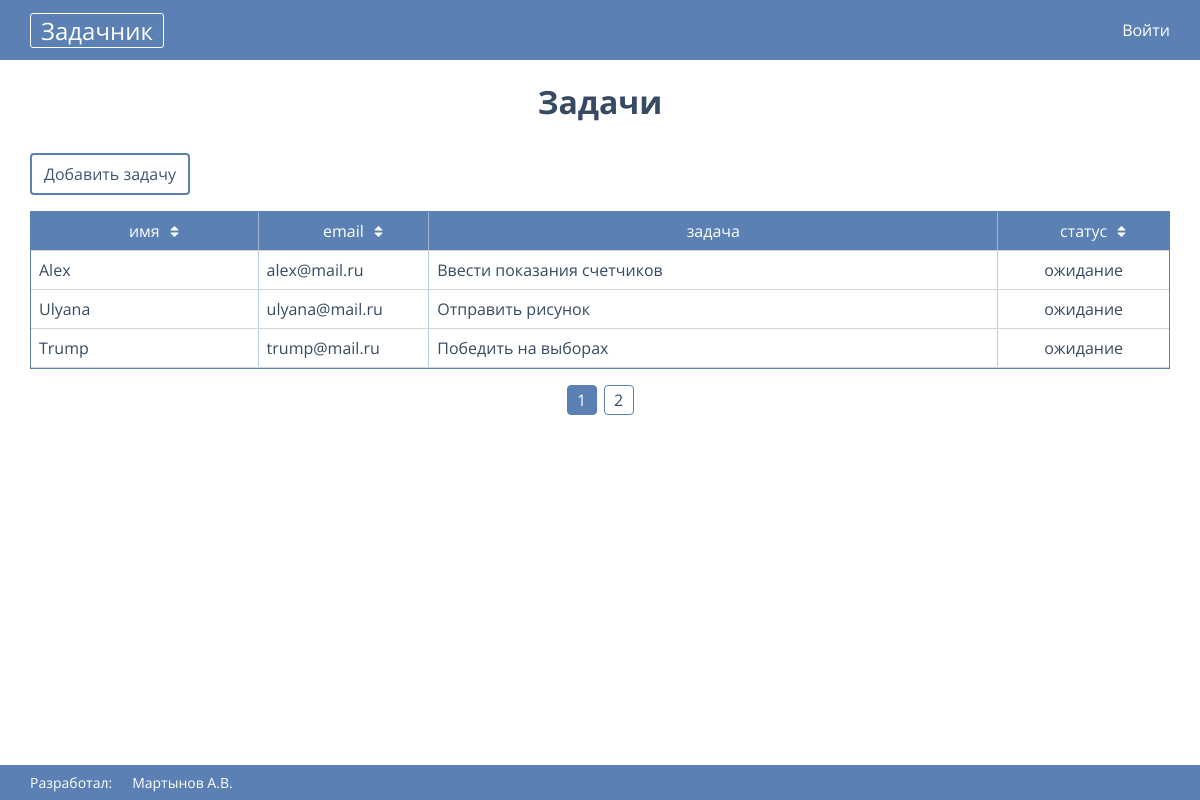
The page / on the database its author committed.
### tables this page shows
CREATE TABLE tasks 
( 
    `id` int(11) not null primary key auto_increment, 
    `full_name` varchar(255) not null, 
    `email` varchar(255) not null, 
    `task` varchar(255) not null,
    `status` boolean default(0) not null,
    `created_at` varchar(25)
);

### controllers/TaskController.php (called while the page is built, shortened)
<?php
class TaskController extends Controller
{
    private $pageTpl = "/views/pages/main.tpl.php";
    private $tasksPerPage = 3;
    public function __construct() {
        $this->model = new TaskModel();
        $this->view = new View();
        $this->utils = new Utils();
    }
    public function index()
    {
        $allTasks = $this->model->getCountTasks();
        $totalPages = ceil($allTasks / $this->tasksPerPage);
        $this->makeTaskPager($allTasks, $totalPages);
        $pagination = $this->utils->drawPager($allTasks, $this->tasksPerPage);
        $this->pageData['pagination'] = $pagination;
        $this->pageData['title'] = "Задачи";
        $this->view->render($this->pageTpl, $this->pageData);
    }
    public function makeTaskPager($allTasks, $totalPages)
    {
        if (!isset($_GET['page']) || intval($_GET['page']) == 0 || intval($_GET['page']) == 1 || intval($_GET['page']) < 0) {
            $leftLimit = 0;
            $rightLimit = $this->tasksPerPage;
        } elseif (intval($_GET['page']) > $totalPages || intval($_GET['page']) == $totalPages) {
            $pageNumber = $totalPages;
            $leftLimit = $this->tasksPerPage * ($pageNumber - 1);
            $rightLimit = $allTasks;
        } else {
            $pageNumber = intval($_GET['page']);
            $leftLimit = $this->tasksPerPage * ($pageNumber - 1);
            $rightLimit = $this->tasksPerPage;
        }
        if (isset($_GET['orderby']) && $this->checkGetParamToSort($_GET['orderby'])) {
            $orderBy = $_GET['orderby'];
        } else {
            $orderBy = 'created_at';
        }
        $sortDirect = $_SESSION['boolean'] ? 'DESC' : 'ASC';
        $this->pageData['tasksOnPage'] = $this->model->getLimitTasks($leftLimit, $rightLimit, $orderBy, $sortDirect);
    }
}

### config/router.php (called while the page is built, shortened)
<?php
class Routing {
    public static function buildRoute() {
        $action = "index";
        $controller = new $controllerName();
        $controller->$action();
    }
}

### config/app.php (called while the page is built, shortened)
<?php
require_once("db.php");
require_once("router.php");
require_once UTILS . 'Utils.php';
require_once MODEL_PATH . 'Model.php';
Routing::buildRoute();

### index.php (called while the page is built)
<?php
require_once("config/app.php");

### models/Model.php (called while the page is built, shortened)
<?php
class Model
{
    public function __construct() {
        $this->db = DB::connToDB();
    }
}

### config/db.php (called while the page is built, shortened)
<?php
class DB {
    public static function connToDB() {
        $host = self::HOST;
        $user = self::USER;
        $pass = self::PASS;
        $db = self::DB;
        $connection = new PDO("mysql:dbname=$db;host=$host;charset=UTF8", $user, $pass);
        return $connection;
    }
}

### models/TaskModel.php (called while the page is built, shortened)
<?php
class TaskModel extends Model
{
    public function getCountTasks()
    {
        $sql = "SELECT COUNT(*) FROM tasks";
        $stmt = $this->db->prepare($sql);
        $stmt->execute();
        return $stmt->fetchColumn();
    }
    public function getLimitTasks($leftLimit, $rightLimit, $orderBy, $sortDirect)
    {
        $sql = "SELECT * FROM tasks ORDER BY " .$orderBy. " " .$sortDirect. " LIMIT :leftLimit, :rightLimit";
        $stmt = $this->db->prepare($sql);
        $stmt->bindValue(":leftLimit", $leftLimit, PDO::PARAM_INT);
        $stmt->bindValue(":rightLimit", $rightLimit, PDO::PARAM_INT);
        $stmt->execute();
        $result = array();
        while($row = $stmt->fetch(PDO::FETCH_ASSOC)) {
            $result[$row['id']] = $row;
        }
        return $result;
    }
}

### views/View.php (called while the page is built)
<?php
class View {
    public function render($tpl, $pageData) {
        require_once "components/header.tpl.php";
        include ROOT. $tpl;
        require_once "components/footer.tpl.php";
    }
}

### views/components/table-row.tpl.php (the view, shortened to what this page needs)
<div class="row">
    <div class="column col-1">
        <?= $task['full_name'] ?>
    </div>
    <div class="column col-2">
        <?= $task['email'] ?>
    </div>
    <div class="column col-3">
        <?= $task['task'] ?>
    </div>
    <div class="column <?= isset($_SESSION['auth']) && $_SESSION['auth']['is_admin'] ? 'col-4' : 'col-4-5' ?>">
        <span class="<?= $task['status'] == 1 ? 'task-is-done' : '' ?>">
            <?= $task['status'] == 1 ? 'выполнено' : 'ожидание' ?>
        </span>
    </div>
</div>

### utils/Utils.php
<?php
class Utils
{
    public function drawPager($totalItems, $perPage)
    {
        $pages = ceil($totalItems / $perPage);
        if (!isset($_GET['page']) || intval($_GET['page']) == 0) {
            $currentPage = 1;
        } else if (intval($_GET['page']) > $totalItems) {
            $currentPage = $pages;
        } else {
            $currentPage = intval($_GET['page']);
        }
        $orderBy = isset($_GET['orderby']) ? $_GET['orderby'] : 'created_at';
        $pager = '<nav class="pagination">';
        for ($i=1; $i<=$pages; $i++) {
            $pager .= '<a ' . ($currentPage == $i ? 'class="active"' : '') . ' href="/task?orderby=' . $orderBy . '&page=' . $i . '">' . $i . '</a>';
        }
        $pager .= '</nav>';
        return $pages > 1 ? $pager : '';
    }
}

### views/components/header.tpl.php (shortened to what this page needs)
<!DOCTYPE html>
<html lang="en">
<head>
    <link rel="stylesheet" href="/css/app.min.css">
</head>
<body>
    <div class="container">
        <?php require_once "top-panel.tpl.php"; ?>

### views/components/top-panel.tpl.php
<header class="top-panel">
    <div class="top-panel__logo">
        <a href="/">Задачник</a>
    </div>
    <nav class="top-panel__nav">
        <?php if(isset($_SESSION['auth'])) : ?>
            <a href="/user/profile"><?= $_SESSION['auth']['full_name'] ?></a>
            <a href="/user/logout"><u>Выйти</u></a>
        <?php else: ?>
            <a href="/user/login">Войти</a>
        <?php endif; ?>
    </nav>
</header>

### views/pages/main.tpl.php (shortened to what this page needs)
<?php
    $page = isset($_GET['page']) ? $_GET['page'] : 1;
    $sortDirect = isset($_SESSION['boolean']) ? $_SESSION['boolean'] : true;
    $sortDirect = !$sortDirect ? 'sort-asc' : 'sort-desc';
    $orderBy = isset($_GET['orderby']) ? $_GET['orderby'] : 'created_at';
    $orderByName = $orderBy == 'full_name' ? 'is-sorted': '';
    $orderByEmail = $orderBy == 'email' ? 'is-sorted': '';
    $orderByStatus = $orderBy == 'status' ? 'is-sorted': '';
?>
<main class="page">
    <h1>Задачи</h1>
    <div class="btn-block mb-16 flex-end">
        <a href="/task/create" class="btn btn-blue">Добавить задачу</a>
    </div>
    <div class="table">
        <div class="table-header row">
            <div class="column col-1">
                <a
                    class="sort-link <?= $sortDirect ?> <?= $orderByName ?>"
                    href="/task?orderby=full_name&page=<?= $page ?>"
                >
                    имя
                </a>
            </div>
            <div class="column col-2">
                <a
                    class="sort-link <?= $sortDirect ?> <?= $orderByEmail ?>"
                    href="/task?orderby=email&page=<?= $page ?>"
                >
                    email
                </a>
            </div>
            <div class="column col-3">
                задача
            </div>
            <div class="column <?= isset($_SESSION['auth']) && $_SESSION['auth']['is_admin'] ? 'col-4' : 'col-4-5' ?>">
                <a
                    class="sort-link <?= $sortDirect ?> <?= $orderByStatus ?>"
                    href="/task?orderby=status&page=<?= $page ?>"
                >
                    статус
                </a>
            </div>
        </div>
        <div class="table-body">
            <?php foreach($pageData['tasksOnPage'] as $task) : ?>
                <?php require "views/components/table-row.tpl.php"; ?>
            <?php endforeach; ?>
        </div>
    </div>
    <div class="pagination-block">
        <?php echo $pageData['pagination']; ?>
    </div>
</main>

### views/components/footer.tpl.php
        <footer class="footer">
            <span>Разработал:</span><a href="">Мартынов А.В.</a>
        </footer>
    </div>
</body>
</html>

### rows shown on the page
tasks: full_name "Alex", email "alex@mail.ru", task "Ввести показания счетчиков", status "ожидание"
tasks: full_name "Ulyana", email "ulyana@mail.ru", task "Отправить рисунок", status "ожидание"
tasks: full_name "Trump", email "trump@mail.ru", task "Победить на выборах", status "ожидание"
